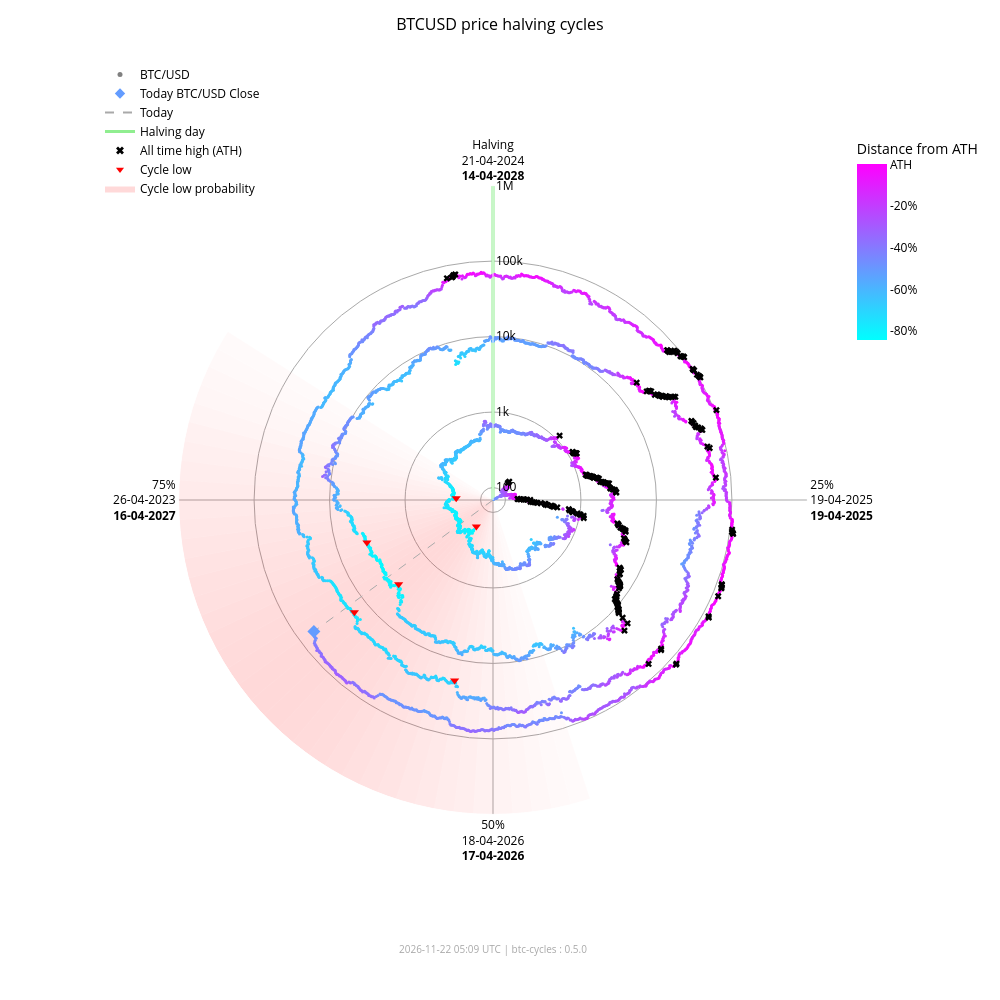

Notebook code cell kept with this figure:
### Markdown cell above
### Interactive chart (plotly)

### Code cell
fig_interactive = btc.plot(
    kind="interactive",
    from_date="2012-11-28",
)
# plotly config for interactivity
config = {"scrollZoom": True, "displayModeBar": True}
# display in notebook
fig_interactive.show(config=config)

### Figure 1 — Plotly figure (JSON) as saved in the notebook; plotly's stock layout.template omitted (floating-point values rounded to 4 significant figures; data arrays with more than 128 entries replaced by an {"elided": "..."} marker saying what was removed)
{"data": [{"fill": "toself", "fillcolor": "rgba(255,0,0,0.018306980149439524)", "hoverinfo": "skip", "line": {"width": 0}, "mode": "lines", "r": [68.43, 1000000, 1000000, 68.43, 68.43], "showlegend": false, "theta": [162.0, 162.0, 165.6, 165.6, 162.0], "type": "scatterpolar"}, {"fill": "toself", "fillcolor": "rgba(255,0,0,0.02405911634527998)", "hoverinfo": "skip", "line": {"width": 0}, "mode": "lines", "r": [68.43, 1000000, 1000000, 68.43, 68.43], "showlegend": false, "theta": [165.6, 165.6, 169.2, 169.2, 165.6], "type": "scatterpolar"}, {"fill": "toself", "fillcolor": "rgba(255,0,0,0.030803449372254352)", "hoverinfo": "skip", "line": {"width": 0}, "mode": "lines", "r": [68.43, 1000000, 1000000, 68.43, 68.43], "showlegend": false, "theta": [169.2, 169.2, 172.8, 172.8, 169.2], "type": "scatterpolar"}, {"fill": "toself", "fillcolor": "rgba(255,0,0,0.03847233586005252)", "hoverinfo": "skip", "line": {"width": 0}, "mode": "lines", "r": [68.43, 1000000, 1000000, 68.43, 68.43], "showlegend": false, "theta": [172.8, 172.8, 176.4, 176.4, 172.8], "type": "scatterpolar"}, {"fill": "toself", "fillcolor": "rgba(255,0,0,0.04694405159551339)", "hoverinfo": "skip", "line": {"width": 0}, "mode": "lines", "r": [68.43, 1000000, 1000000, 68.43, 68.43], "showlegend": false, "theta": [176.4, 176.4, 180.0, 180.0, 176.4], "type": "scatterpolar"}, {"fill": "toself", "fillcolor": "rgba(255,0,0,0.05605603979818329)", "hoverinfo": "skip", "line": {"width": 0}, "mode": "lines", "r": [68.43, 1000000, 1000000, 68.43, 68.43], "showlegend": false, "theta": [180.0, 180.0, 183.6, 183.6, 180.0], "type": "scatterpolar"}, {"fill": "toself", "fillcolor": "rgba(255,0,0,0.06562330627802694)", "hoverinfo": "skip", "line": {"width": 0}, "mode": "lines", "r": [68.43, 1000000, 1000000, 68.43, 68.43], "showlegend": false, "theta": [183.6, 183.6, 187.2, 187.2, 183.6], "type": "scatterpolar"}, {"fill": "toself", "fillcolor": "rgba(255,0,0,0.07545707932574237)", "hoverinfo": "skip", "line": {"width": 0}, "mode": "lines", "r": [68.43, 1000000, 1000000, 68.43, 68.43], "showlegend": false, "theta": [187.2, 187.2, 190.8, 190.8, 187.2], "type": "scatterpolar"}, {"fill": "toself", "fillcolor": "rgba(255,0,0,0.08537841060169407)", "hoverinfo": "skip", "line": {"width": 0}, "mode": "lines", "r": [68.43, 1000000, 1000000, 68.43, 68.43], "showlegend": false, "theta": [190.8, 190.8, 194.4, 194.4, 190.8], "type": "scatterpolar"}, {"fill": "toself", "fillcolor": "rgba(255,0,0,0.09522272137134848)", "hoverinfo": "skip", "line": {"width": 0}, "mode": "lines", "r": [68.43, 1000000, 1000000, 68.43, 68.43], "showlegend": false, "theta": [194.4, 194.4, 198.0, 198.0, 194.4], "type": "scatterpolar"}, {"fill": "toself", "fillcolor": "rgba(255,0,0,0.10483418800389058)", "hoverinfo": "skip", "line": {"width": 0}, "mode": "lines", "r": [68.43, 1000000, 1000000, 68.43, 68.43], "showlegend": false, "theta": [198.0, 198.0, 201.6, 201.6, 198.0], "type": "scatterpolar"}, {"fill": "toself", "fillcolor": "rgba(255,0,0,0.11405248627197925)", "hoverinfo": "skip", "line": {"width": 0}, "mode": "lines", "r": [68.43, 1000000, 1000000, 68.43, 68.43], "showlegend": false, "theta": [201.6, 201.6, 205.2, 205.2, 201.6], "type": "scatterpolar"}, {"fill": "toself", "fillcolor": "rgba(255,0,0,0.12269756305009562)", "hoverinfo": "skip", "line": {"width": 0}, "mode": "lines", "r": [68.43, 1000000, 1000000, 68.43, 68.43], "showlegend": false, "theta": [205.2, 205.2, 208.8, 208.8, 205.2], "type": "scatterpolar"}, {"fill": "toself", "fillcolor": "rgba(255,0,0,0.13055959037792858)", "hoverinfo": "skip", "line": {"width": 0}, "mode": "lines", "r": [68.43, 1000000, 1000000, 68.43, 68.43], "showlegend": false, "theta": [208.8, 208.8, 212.4, 212.4, 208.8], "type": "scatterpolar"}, {"fill": "toself", "fillcolor": "rgba(255,0,0,0.13740037014073872)", "hoverinfo": "skip", "line": {"width": 0}, "mode": "lines", "r": [68.43, 1000000, 1000000, 68.43, 68.43], "showlegend": false, "theta": [212.4, 212.4, 216.0, 216.0, 212.4], "type": "scatterpolar"}, {"fill": "toself", "fillcolor": "rgba(255,0,0,0.14296927208088228)", "hoverinfo": "skip", "line": {"width": 0}, "mode": "lines", "r": [68.43, 1000000, 1000000, 68.43, 68.43], "showlegend": false, "theta": [216.0, 216.0, 219.6, 219.6, 216.0], "type": "scatterpolar"}, {"fill": "toself", "fillcolor": "rgba(255,0,0,0.14703219887325494)", "hoverinfo": "skip", "line": {"width": 0}, "mode": "lines", "r": [68.43, 1000000, 1000000, 68.43, 68.43], "showlegend": false, "theta": [219.6, 219.6, 223.2, 223.2, 219.6], "type": "scatterpolar"}, {"fill": "toself", "fillcolor": "rgba(255,0,0,0.14940752827264187)", "hoverinfo": "skip", "line": {"width": 0}, "mode": "lines", "r": [68.43, 1000000, 1000000, 68.43, 68.43], "showlegend": false, "theta": [223.2, 223.2, 226.8, 226.8, 223.2], "type": "scatterpolar"}, {"fill": "toself", "fillcolor": "rgba(255,0,0,0.15)", "hoverinfo": "skip", "line": {"width": 0}, "mode": "lines", "r": [68.43, 1000000, 1000000, 68.43, 68.43], "showlegend": false, "theta": [226.8, 226.8, 230.4, 230.4, 226.8], "type": "scatterpolar"}, {"fill": "toself", "fillcolor": "rgba(255,0,0,0.14882314851976614)", "hoverinfo": "skip", "line": {"width": 0}, "mode": "lines", "r": [68.43, 1000000, 1000000, 68.43, 68.43], "showlegend": false, "theta": [230.4, 230.4, 234.0, 234.0, 230.4], "type": "scatterpolar"}, {"fill": "toself", "fillcolor": "rgba(255,0,0,0.14600334989350275)", "hoverinfo": "skip", "line": {"width": 0}, "mode": "lines", "r": [68.43, 1000000, 1000000, 68.43, 68.43], "showlegend": false, "theta": [234.0, 234.0, 237.6, 237.6, 234.0], "type": "scatterpolar"}, {"fill": "toself", "fillcolor": "rgba(255,0,0,0.14176315293000513)", "hoverinfo": "skip", "line": {"width": 0}, "mode": "lines", "r": [68.43, 1000000, 1000000, 68.43, 68.43], "showlegend": false, "theta": [237.6, 237.6, 241.2, 241.2, 237.6], "type": "scatterpolar"}, {"fill": "toself", "fillcolor": "rgba(255,0,0,0.1363869302869166)", "hoverinfo": "skip", "line": {"width": 0}, "mode": "lines", "r": [68.43, 1000000, 1000000, 68.43, 68.43], "showlegend": false, "theta": [241.2, 241.2, 244.8, 244.8, 241.2], "type": "scatterpolar"}, {"fill": "toself", "fillcolor": "rgba(255,0,0,0.13017643696734477)", "hoverinfo": "skip", "line": {"width": 0}, "mode": "lines", "r": [68.43, 1000000, 1000000, 68.43, 68.43], "showlegend": false, "theta": [244.8, 244.8, 248.4, 248.4, 244.8], "type": "scatterpolar"}, {"fill": "toself", "fillcolor": "rgba(255,0,0,0.1234063302665758)", "hoverinfo": "skip", "line": {"width": 0}, "mode": "lines", "r": [68.43, 1000000, 1000000, 68.43, 68.43], "showlegend": false, "theta": [248.4, 248.4, 252.0, 252.0, 248.4], "type": "scatterpolar"}, {"fill": "toself", "fillcolor": "rgba(255,0,0,0.11628949020714345)", "hoverinfo": "skip", "line": {"width": 0}, "mode": "lines", "r": [68.43, 1000000, 1000000, 68.43, 68.43], "showlegend": false, "theta": [252.0, 252.0, 255.6, 255.6, 252.0], "type": "scatterpolar"}, {"fill": "toself", "fillcolor": "rgba(255,0,0,0.108959277972535)", "hoverinfo": "skip", "line": {"width": 0}, "mode": "lines", "r": [68.43, 1000000, 1000000, 68.43, 68.43], "showlegend": false, "theta": [255.6, 255.6, 259.2, 259.2, 255.6], "type": "scatterpolar"}, {"fill": "toself", "fillcolor": "rgba(255,0,0,0.1014715299920515)", "hoverinfo": "skip", "line": {"width": 0}, "mode": "lines", "r": [68.43, 1000000, 1000000, 68.43, 68.43], "showlegend": false, "theta": [259.2, 259.2, 262.8, 262.8, 259.2], "type": "scatterpolar"}, {"fill": "toself", "fillcolor": "rgba(255,0,0,0.09382430417652897)", "hoverinfo": "skip", "line": {"width": 0}, "mode": "lines", "r": [68.43, 1000000, 1000000, 68.43, 68.43], "showlegend": false, "theta": [262.8, 262.8, 266.4, 266.4, 262.8], "type": "scatterpolar"}, {"fill": "toself", "fillcolor": "rgba(255,0,0,0.08598937207621672)", "hoverinfo": "skip", "line": {"width": 0}, "mode": "lines", "r": [68.43, 1000000, 1000000, 68.43, 68.43], "showlegend": false, "theta": [266.4, 266.4, 270.0, 270.0, 266.4], "type": "scatterpolar"}, {"fill": "toself", "fillcolor": "rgba(255,0,0,0.07794710108398434)", "hoverinfo": "skip", "line": {"width": 0}, "mode": "lines", "r": [68.43, 1000000, 1000000, 68.43, 68.43], "showlegend": false, "theta": [270.0, 270.0, 273.6, 273.6, 270.0], "type": "scatterpolar"}, {"fill": "toself", "fillcolor": "rgba(255,0,0,0.06971614429145927)", "hoverinfo": "skip", "line": {"width": 0}, "mode": "lines", "r": [68.43, 1000000, 1000000, 68.43, 68.43], "showlegend": false, "theta": [273.6, 273.6, 277.2, 277.2, 273.6], "type": "scatterpolar"}, {"fill": "toself", "fillcolor": "rgba(255,0,0,0.061371174705723626)", "hoverinfo": "skip", "line": {"width": 0}, "mode": "lines", "r": [68.43, 1000000, 1000000, 68.43, 68.43], "showlegend": false, "theta": [277.2, 277.2, 280.8, 280.8, 277.2], "type": "scatterpolar"}, {"fill": "toself", "fillcolor": "rgba(255,0,0,0.05304520605236535)", "hoverinfo": "skip", "line": {"width": 0}, "mode": "lines", "r": [68.43, 1000000, 1000000, 68.43, 68.43], "showlegend": false, "theta": [280.8, 280.8, 284.4, 284.4, 280.8], "type": "scatterpolar"}, {"fill": "toself", "fillcolor": "rgba(255,0,0,0.044916938988340704)", "hoverinfo": "skip", "line": {"width": 0}, "mode": "lines", "r": [68.43, 1000000, 1000000, 68.43, 68.43], "showlegend": false, "theta": [284.4, 284.4, 288.0, 288.0, 284.4], "type": "scatterpolar"}, {"fill": "toself", "fillcolor": "rgba(255,0,0,0.0371870550186571)", "hoverinfo": "skip", "line": {"width": 0}, "mode": "lines", "r": [68.43, 1000000, 1000000, 68.43, 68.43], "showlegend": false, "theta": [288.0, 288.0, 291.6, 291.6, 288.0], "type": "scatterpolar"}, {"fill": "toself", "fillcolor": "rgba(255,0,0,0.030049603184432498)", "hoverinfo": "skip", "line": {"width": 0}, "mode": "lines", "r": [68.43, 1000000, 1000000, 68.43, 68.43], "showlegend": false, "theta": [291.6, 291.6, 295.2, 295.2, 291.6], "type": "scatterpolar"}, {"fill": "toself", "fillcolor": "rgba(255,0,0,0.023665126797805223)", "hoverinfo": "skip", "line": {"width": 0}, "mode": "lines", "r": [68.43, 1000000, 1000000, 68.43, 68.43], "showlegend": false, "theta": [295.2, 295.2, 298.8, 298.8, 295.2], "type": "scatterpolar"}, {"fill": "toself", "fillcolor": "rgba(255,0,0,0.018141004067302662)", "hoverinfo": "skip", "line": {"width": 0}, "mode": "lines", "r": [68.43, 1000000, 1000000, 68.43, 68.43], "showlegend": false, "theta": [298.8, 298.8, 302.4, 302.4, 298.8], "type": "scatterpolar"}, {"hoverinfo": "skip", "line": {"color": "darkgrey", "dash": "dash", "width": 1}, "mode": "lines", "r": [68.43, 60090.0], "showlegend": false, "theta": [233.7, 233.7], "type": "scatterpolar"}, {"hoverinfo": "skip", "line": {"color": "lightgreen", "width": 3}, "mode": "lines", "r": [68.43, 1000000], "showlegend": false, "theta": [0, 0], "type": "scatterpolar"}, {"hoverinfo": "text", "marker": {"color": {"elided": "4957 str values"}, "size": 3}, "mode": "markers", "r": {"elided": "4957 float values"}, "showlegend": false, "text": {"elided": "4957 str values"}, "theta": {"elided": "4957 float values"}, "type": "scatterpolar"}, {"hoverinfo": "text", "marker": {"color": "#639cff", "size": 10, "symbol": "diamond"}, "mode": "markers", "r": [60090.0], "showlegend": false, "text": ["Today<br>Date: 2026-11-21<br>Price: $60,094.09"], "theta": [233.7], "type": "scatterpolar"}, {"hoverinfo": "text", "marker": {"color": "black", "size": 6, "symbol": "x"}, "mode": "markers", "r": {"elided": "182 float values"}, "showlegend": false, "text": {"elided": "182 str values"}, "theta": {"elided": "182 float values"}, "type": "scatterpolar"}, {"hoverinfo": "text", "marker": {"color": "red", "size": 8, "symbol": "triangle-down"}, "mode": "markers", "r": [178.1, 210.5, 3237.0, 3961.0, 19020.0, 15790.0], "showlegend": false, "text": ["Cycle Low<br>Date: 2015-01-14<br>Price: $178.10<br>ATH distance: -84.5%", "Cycle Low<br>Date: 2015-08-24<br>Price: $210.49<br>ATH distance: -81.7%", "Cycle Low<br>Date: 2018-12-15<br>Price: $3,236.76<br>ATH distance: -83.4%", "Cycle Low<br>Date: 2019-03-15<br>Price: $3,960.91<br>ATH distance: -79.7%", "Cycle Low<br>Date: 2022-06-18<br>Price: $19,017.64<br>ATH distance: -71.9%", "Cycle Low<br>Date: 2022-11-21<br>Price: $15,787.28<br>ATH distance: -76.6%"], "theta": [212.1, 272.7, 228.3, 251.4, 192.0, 231.0], "type": "scatterpolar"}, {"marker": {"color": "grey", "size": 5}, "mode": "markers", "name": "BTC/USD", "r": [null], "theta": [null], "type": "scatterpolar"}, {"marker": {"color": "#639cff", "size": 8, "symbol": "diamond"}, "mode": "markers", "name": "Today BTC/USD Close", "r": [null], "theta": [null], "type": "scatterpolar"}, {"line": {"color": "darkgrey", "dash": "dash"}, "mode": "lines", "name": "Today", "r": [null], "theta": [null], "type": "scatterpolar"}, {"line": {"color": "lightgreen", "width": 3}, "mode": "lines", "name": "Halving day", "r": [null], "theta": [null], "type": "scatterpolar"}, {"marker": {"color": "black", "size": 7, "symbol": "x"}, "mode": "markers", "name": "All time high (ATH)", "r": [null], "theta": [null], "type": "scatterpolar"}, {"marker": {"color": "red", "size": 7, "symbol": "triangle-down"}, "mode": "markers", "name": "Cycle low", "r": [null], "theta": [null], "type": "scatterpolar"}, {"fill": "toself", "fillcolor": "rgba(255,0,0,0.15)", "line": {"width": 0}, "mode": "lines", "name": "Cycle low probability", "r": [null], "theta": [null], "type": "scatterpolar"}, {"hoverinfo": "skip", "marker": {"cmax": 0, "cmin": -0.8453, "color": [0], "colorbar": {"len": 0.25, "ticktext": ["ATH", "-20%", "-40%", "-60%", "-80%", "-100%"], "tickvals": [0, -0.2, -0.4, -0.6, -0.8, -1.0], "title": {"text": "Distance from ATH"}, "x": 0.95, "y": 0.92, "yanchor": "top"}, "colorscale": {"elided": "256x2 mixed values"}, "showscale": true, "size": 0}, "mode": "markers", "r": [null], "showlegend": false, "theta": [null], "type": "scatterpolar"}], "layout": {"annotations": [{"font": {"color": "darkgrey", "size": 10}, "showarrow": false, "text": "2026-11-22 05:09 UTC | btc-cycles : 0.5.0", "x": 0.5, "xref": "paper", "y": -0.02, "yref": "paper"}], "font": {"color": "black"}, "height": 1000, "legend": {"bgcolor": "rgba(0,0,0,0)", "font": {"color": "black"}, "x": 0.0, "y": 1.0}, "margin": {"b": 60, "l": 100, "r": 80, "t": 60}, "paper_bgcolor": "white", "plot_bgcolor": "white", "polar": {"angularaxis": {"color": "black", "direction": "clockwise", "gridcolor": "darkgrey", "rotation": 90, "ticktext": ["Halving<br>21-04-2024<br><b>14-04-2028</b>", "25%<br>19-04-2025<br><b>19-04-2025</b>", "50%<br>18-04-2026<br><b>17-04-2026</b>", "75%<br>26-04-2023<br><b>16-04-2027</b>"], "tickvals": [0, 90, 180, 270]}, "bgcolor": "white", "domain": {"x": [0.1, 0.9], "y": [0.05, 0.95]}, "radialaxis": {"angle": 90, "color": "black", "gridcolor": "darkgrey", "range": [1.835, 6.0], "tickangle": 90, "ticktext": ["100", "1k", "10k", "100k", "1M"], "tickvals": [100, 1000, 10000, 100000, 1000000], "type": "log"}}, "title": {"font": {"color": "black", "size": 16}, "text": "BTCUSD price halving cycles", "x": 0.5}, "width": 1000}}
